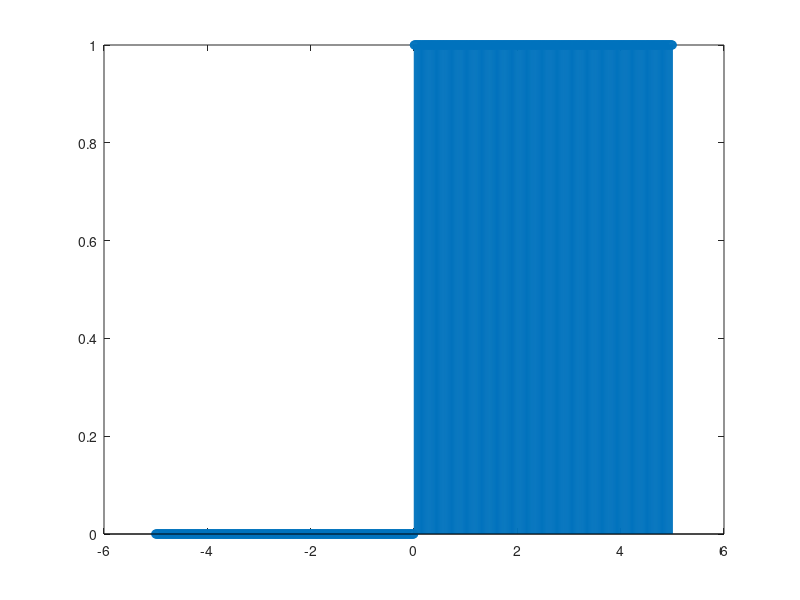

MATLAB code for this plot:
function u = unitStep()
%this function generates a unit step signal based on the input

t = linspace(-5,5,1000);
%get no of samples
N = numel(t);

%initialize the unit step value
u = zeros(N,1);

u(t>=0) = 1;

stem(t,u);